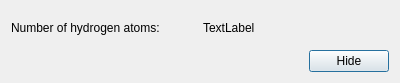
<?xml version="1.0" encoding="UTF-8"?>
<ui version="4.0">
 <class>DynamicDisplayDialog</class>
 <widget class="QDialog" name="DynamicDisplayDialog">
  <property name="geometry">
   <rect>
    <x>0</x>
    <y>0</y>
    <width>400</width>
    <height>83</height>
   </rect>
  </property>
  <property name="windowTitle">
   <string>Dynamic Display Extension</string>
  </property>
  <layout class="QGridLayout" name="gridLayout">
   <item row="0" column="0">
    <widget class="QLabel" name="label">
     <property name="text">
      <string>Number of hydrogen atoms:</string>
     </property>
     <property name="alignment">
      <set>Qt::AlignLeading|Qt::AlignLeft|Qt::AlignVCenter</set>
     </property>
    </widget>
   </item>
   <item row="2" column="0" colspan="2">
    <layout class="QHBoxLayout" name="horizontalLayout">
     <item>
      <spacer name="horizontalSpacer">
       <property name="orientation">
        <enum>Qt::Horizontal</enum>
       </property>
       <property name="sizeHint" stdset="0">
        <size>
         <width>40</width>
         <height>20</height>
        </size>
       </property>
      </spacer>
     </item>
     <item>
      <widget class="QPushButton" name="push_hide">
       <property name="text">
        <string>Hide</string>
       </property>
      </widget>
     </item>
    </layout>
   </item>
   <item row="0" column="1">
    <widget class="QLabel" name="label_numHydrogens">
     <property name="text">
      <string>TextLabel</string>
     </property>
    </widget>
   </item>
  </layout>
 </widget>
 <resources/>
 <connections/>
</ui>
